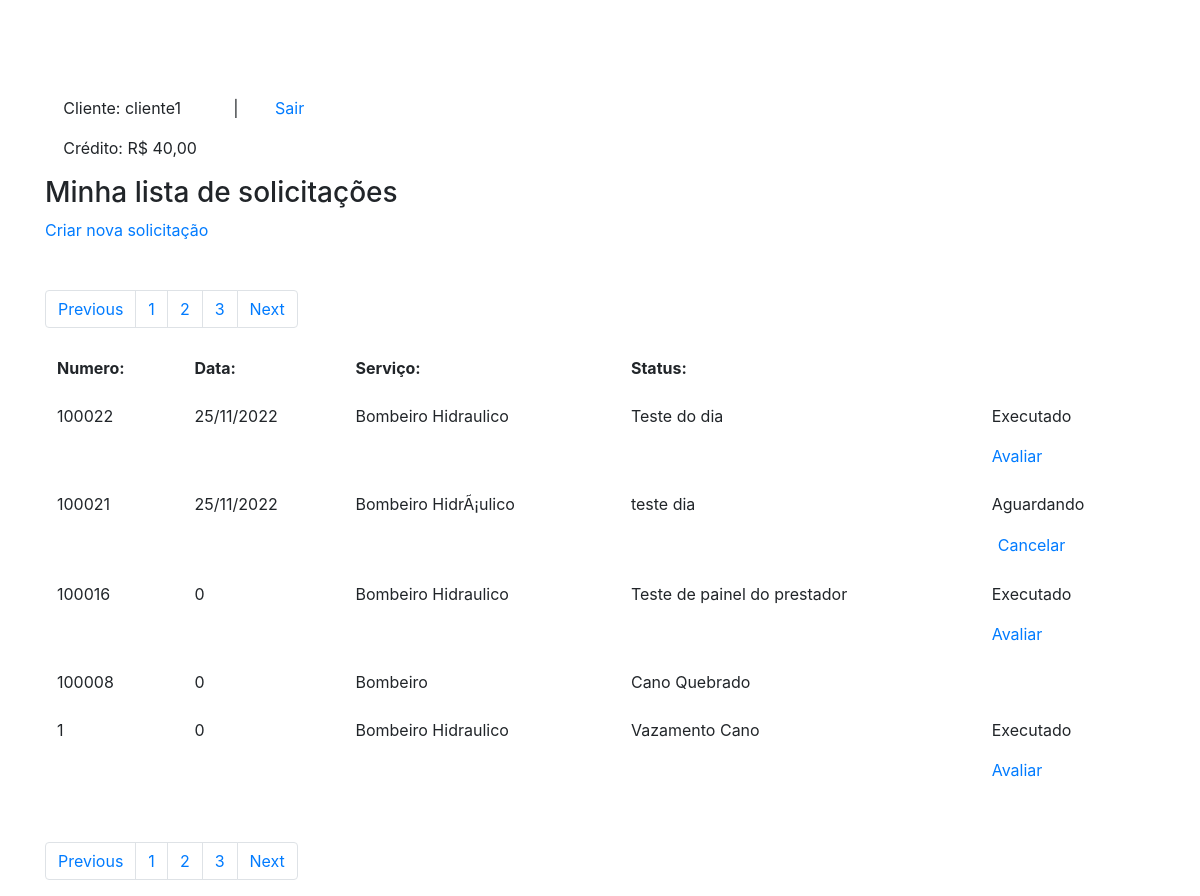
The page /listasolicitacao.php (signed in) on the database as committed earlier.
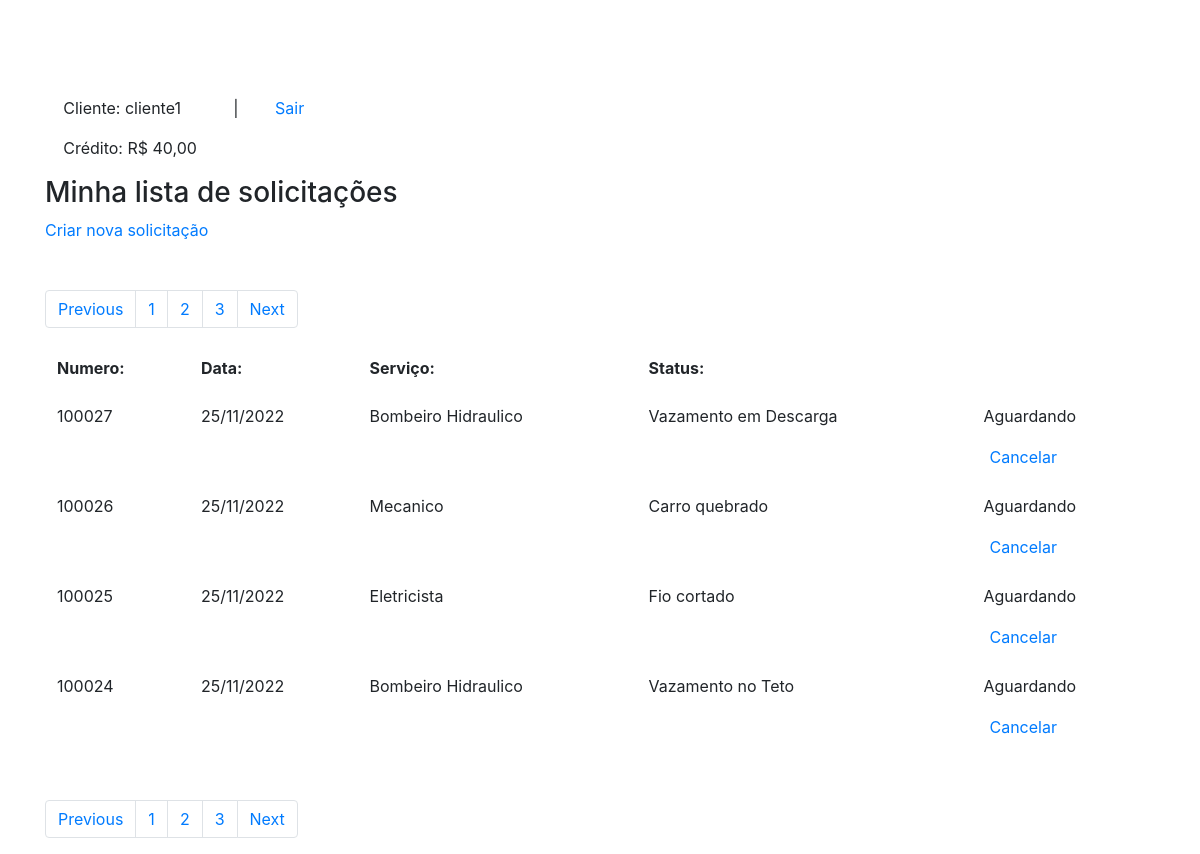
The same page on the database as committed later.
### tables this page shows
CREATE TABLE `servicos` (
  `numero_id` int(7) NOT NULL,
  `nome_servico` varchar(220) NOT NULL,
  `descricao_servico` varchar(220) NOT NULL,
  `preco_servico` varchar(220) NOT NULL,
  `status_servico` varchar(30) NOT NULL,
  `id_cliente` varchar(100) NOT NULL,
  `email_cliente` varchar(140) NOT NULL,
  `id_prestador` int(100) NOT NULL,
  `email_prestador` varchar(140) NOT NULL,
  `dia_pedido` varchar(30) NOT NULL
);

### listasolicitacao.php (the view, shortened to what this page needs)
<?php
include_once ('conexao.php');
?>
<!DOCTYPE html>
<html>
    <head>
        <link rel="stylesheet" href="https://stackpath.bootstrapcdn.com/bootstrap/4.1.3/css/bootstrap.min.css">
    </head>
    <body>
        <div class="container mt-5 pt-5">
            <div class="w-25 d-flex justify-content-around">
                <div>
                    <p>Cliente: <?php echo $_SESSION['nome'];?></p>
                    <p>Crédito: R$ <?php echo $_SESSION['credito'];?>,00</p>
                </div>
                <span>|</span>
                <a href="logout.php">Sair</a>
            </div>
            <div class="form-group">
                <table class="table table-borderless">
                    <thead>
                        <h3>Minha lista de solicitações</h3>
                        <a href="solicitacaoservico.php">Criar nova solicitação</a>
                    </thead>
                    <div class="mt-5">
                        <nav aria-label="Page navigation example">
                            <ul class="pagination">
                                <li class="page-item"><a class="page-link" href="#">Previous</a></li>
                                <li class="page-item"><a class="page-link" href="#">1</a></li>
                                <li class="page-item"><a class="page-link" href="#">2</a></li>
                                <li class="page-item"><a class="page-link" href="#">3</a></li>
                                <li class="page-item"><a class="page-link" href="#">Next</a></li>
                            </ul>
                        </nav>
                    </div>
                    <tbody>
                        <tr>
                            <th>Numero:</th>
                            <th>Data:</th>
                            <th>Serviço:</th>
                            <th>Status:</th>
                        </tr>
                        <?php
                        $id = $_SESSION['id'];
                        $query_servico = "  SELECT *
                                            FROM servicos as s
                                            INNER JOIN clientes as c
                                            ON s.id_cliente = c.id
                                            WHERE c.id = $id
                                            ORDER BY numero_id DESC";
                        $result_servico = $conn->prepare($query_servico);
                        $result_servico->execute();
                        while($row_servico = $result_servico->fetch(PDO::FETCH_ASSOC)){
                            extract($row_servico);
                        ?>
                        <tr>
                            <td><?php echo "$numero_id"; ?></td>
                            <td><?php echo "$dia_pedido"; ?></td>
                            <td><?php echo "$nome_servico"?></td>
                            <td><?php echo "$descricao_servico"?></td>
                            <td>
                                <div class="d-block">
                                    <?php
                                    if($status_servico == "1"){
                                       echo " <p href='#'>
                                       Aguardando</p>";
                                    }elseif($status_servico == "2"){
                                        echo " <p href='#'>
                                       Executado</p>";
                                    }
                                    ?>
                                    <?php
                                    if($status_servico == "1"){
                                       echo "
                                       <form method='post' action='excluir_servico.php'>
                                       <input type='hidden' name='id' value='$numero_id'>
                                       <button type='submit' style='border:none; color: #007bff;
                                       text-decoration: none;
                                       background-color: transparent;'>Cancelar</button>
                                       </form>";
                                    }elseif($status_servico == "2"){
                                        echo " <a href='avaliacao.php'>
                                       Avaliar</a>";
                                    }
                                    ?>
                                </div>
                            </td>
                        </tr>
                        <?php } ?>
                    </tbody>
                </table>
                <div class="mt-5">
                    <nav aria-label="Page navigation example">
                        <ul class="pagination">
                            <li class="page-item"><a class="page-link" href="#">Previous</a></li>
                            <li class="page-item"><a class="page-link" href="#">1</a></li>
                            <li class="page-item"><a class="page-link" href="#">2</a></li>
                            <li class="page-item"><a class="page-link" href="#">3</a></li>
                            <li class="page-item"><a class="page-link" href="#">Next</a></li>
                        </ul>
                    </nav>
                </div>
            </div>
        </div>
    </body>
</html>

Rows that differ between the two databases and show on the page:
removed servicos: numero_id "100022", dia_pedido "25/11/2022", nome_servico "Bombeiro Hidraulico", descricao_servico "Teste do dia", status_servico "Executado"
removed servicos: numero_id "100021", dia_pedido "25/11/2022", nome_servico "Bombeiro HidrÃ¡ulico", descricao_servico "teste dia", status_servico "Aguardando"
removed servicos: numero_id "100016", dia_pedido "0", nome_servico "Bombeiro Hidraulico", descricao_servico "Teste de painel do prestador", status_servico "Executado"
removed servicos: numero_id "100008", dia_pedido "0", nome_servico "Bombeiro", descricao_servico "Cano Quebrado"
removed servicos: numero_id "1", dia_pedido "0", nome_servico "Bombeiro Hidraulico", descricao_servico "Vazamento Cano", status_servico "Executado"
added servicos: numero_id "100027", dia_pedido "25/11/2022", nome_servico "Bombeiro Hidraulico", descricao_servico "Vazamento em Descarga", status_servico "Aguardando"
added servicos: numero_id "100026", dia_pedido "25/11/2022", nome_servico "Mecanico", descricao_servico "Carro quebrado", status_servico "Aguardando"
added servicos: numero_id "100025", dia_pedido "25/11/2022", nome_servico "Eletricista", descricao_servico "Fio cortado", status_servico "Aguardando"
added servicos: numero_id "100024", dia_pedido "25/11/2022", nome_servico "Bombeiro Hidraulico", descricao_servico "Vazamento no Teto", status_servico "Aguardando"
